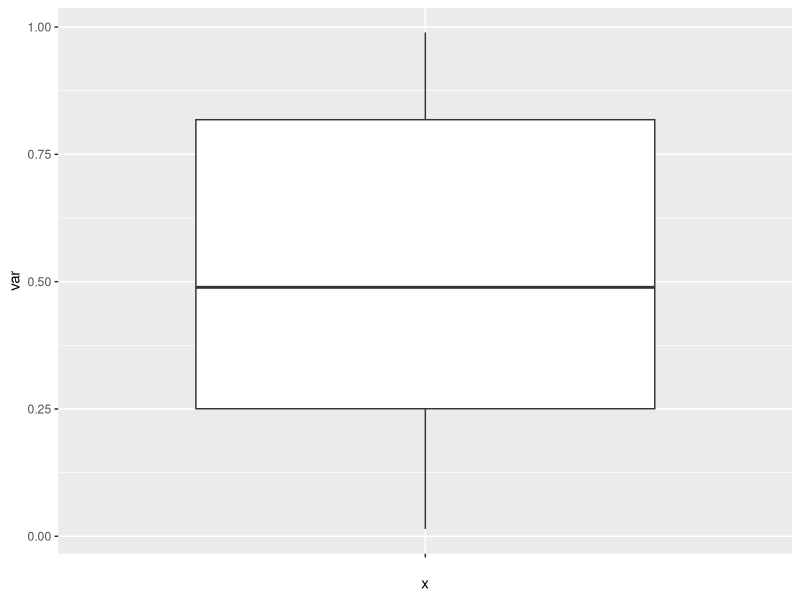
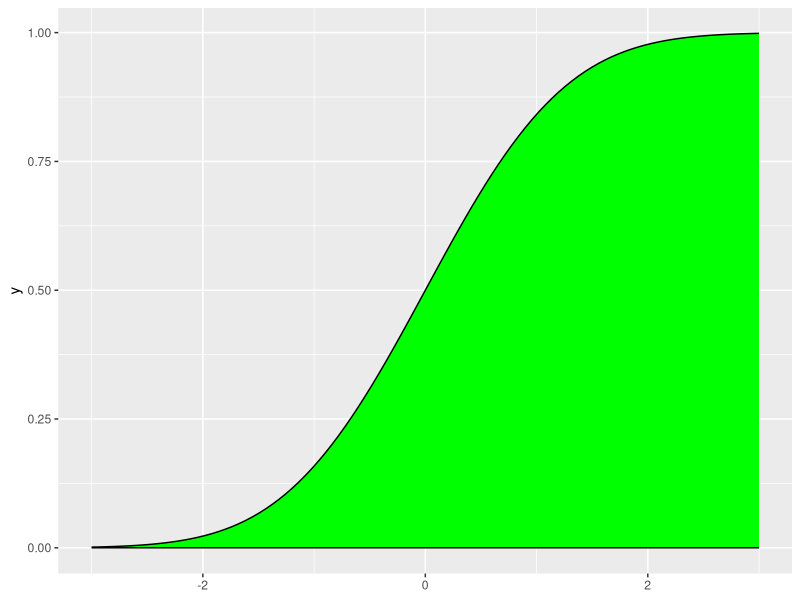
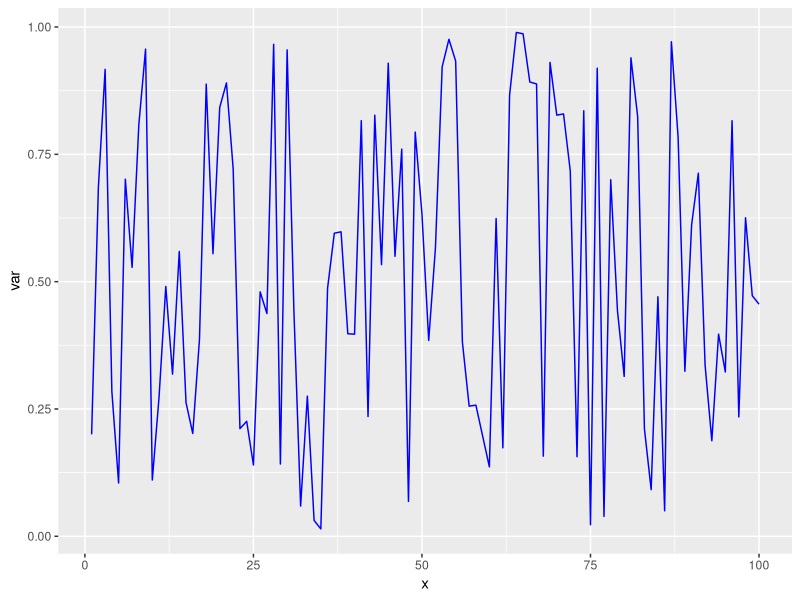
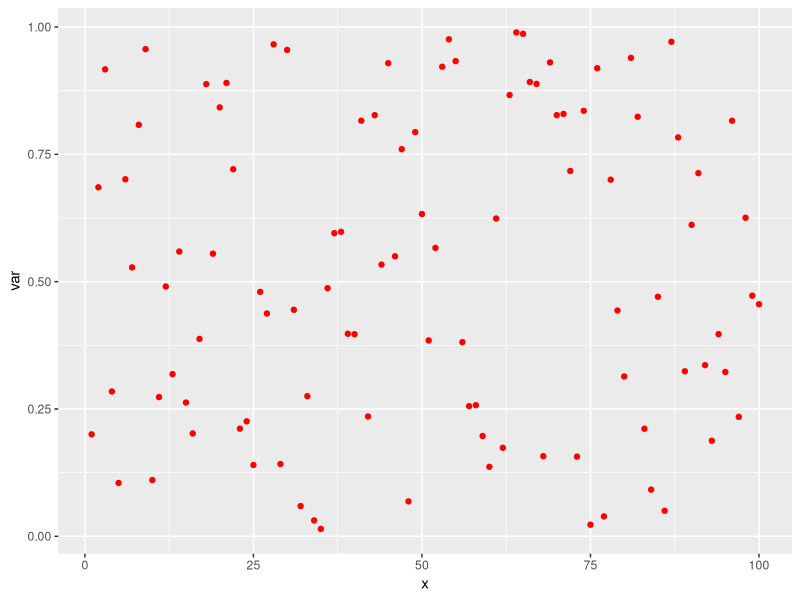
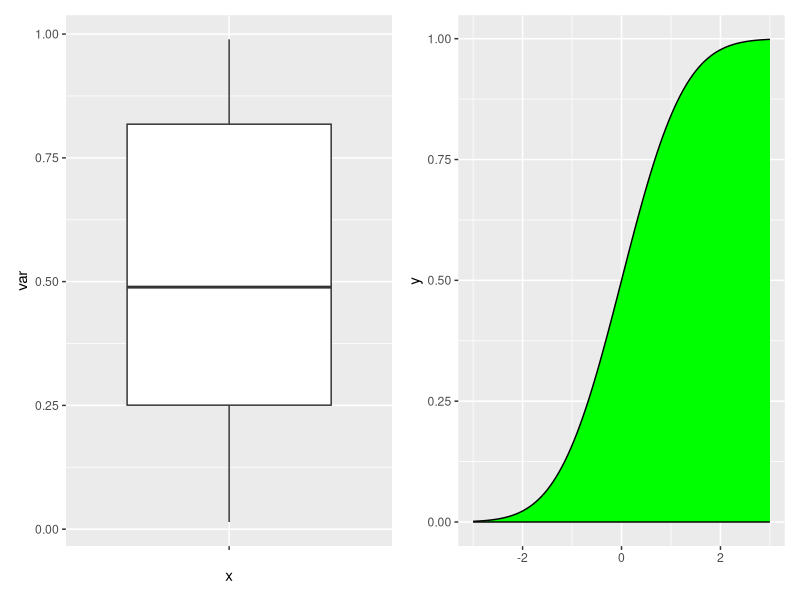
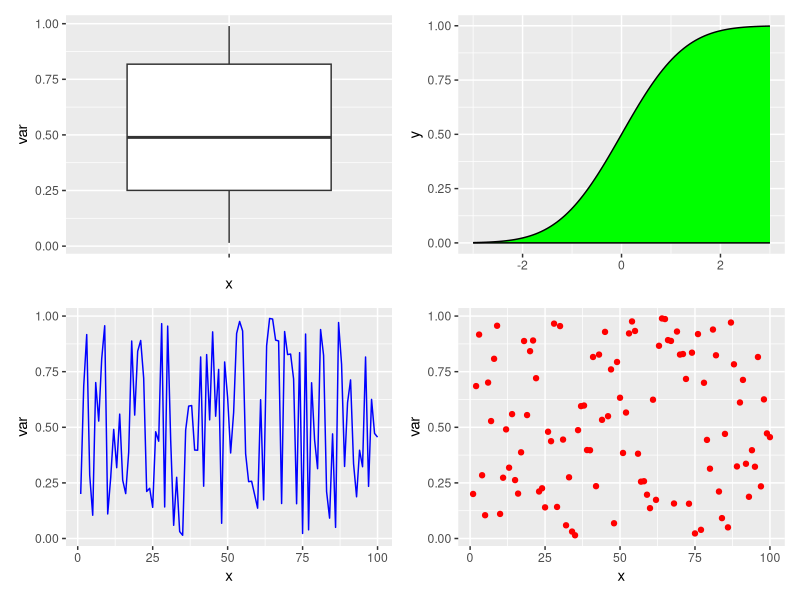
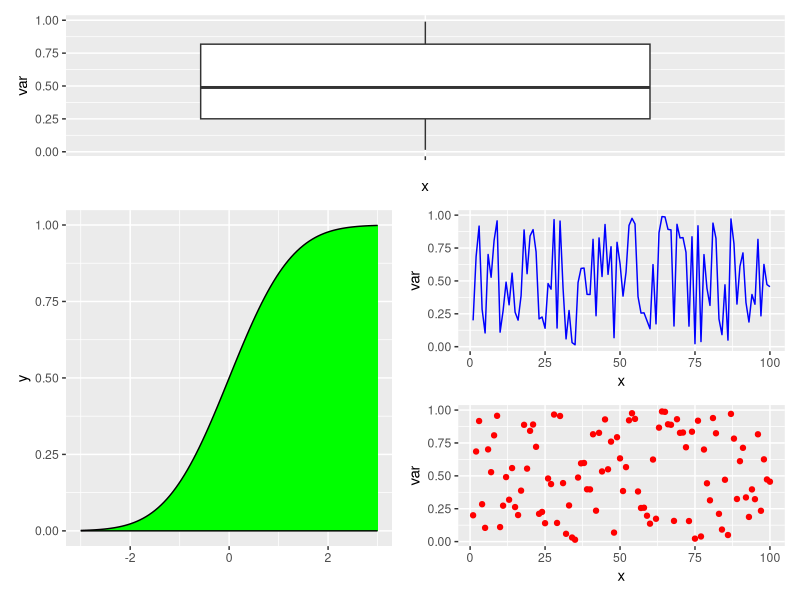
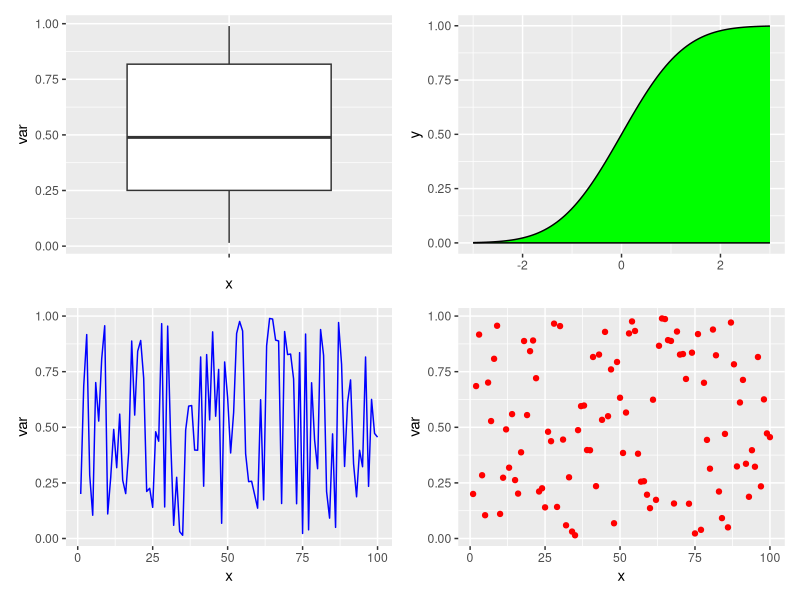

These charts were generated, in order, by the following R code:
# Data visualization
install.packages("ggplot2")
library(ggplot2)

set.seed(5)
x = runif(100)
My_frame = data.frame(x = seq_along(x),var = x)
My_frame

# Box Plot
Plot1 = ggplot(My_frame,aes(x = "", y = var))+geom_boxplot()
Plot1

# Density Plot
Plot2 = ggplot()+stat_function( fun = pnorm,geom = "density",xlim = c(-3,3),fill = "green")
Plot2

# Line Chart
Plot3 = ggplot(My_frame,aes(x = x, y = var))+geom_line(color = "blue")
Plot3

# Scatter Plot
Plot4 = ggplot(My_frame,aes(x = x, y = var))+geom_point(color = "red")
Plot4

# patchwork(use to combine data visualization)
install.packages("patchwork")
library(patchwork)

Plot1+Plot2
Plot1+Plot2+Plot3+Plot4
# To define the position of the visualization
design = "11
23
24"
Plot1+Plot2+Plot3+Plot4+plot_layout(design = design)

wrap_plots(Plot1,Plot2,Plot3,Plot4,ncol = 2,nrow = 2, widths = c(1,1),heights = c(1,1))
# spacing
Plot1+Plot2+plot_spacer()+Plot4

# combine two rows
# column
Plot1/Plot2
# row
Plot1|Plot2

(Plot1|Plot2)/Plot3

(Plot1|(Plot2|Plot3)/Plot4)+plot_annotation(title = 'abc', subtitle = "graph", caption = "fill")

# cow-plot
install.packages("cowplot")
library(cowplot)

plot_grid(Plot1,Plot2,Plot3,Plot4, nrow = 3 , ncol = 3)

# Task
plot_grid(Plot1,plot_grid(Plot2,Plot3), ncol = 1)
